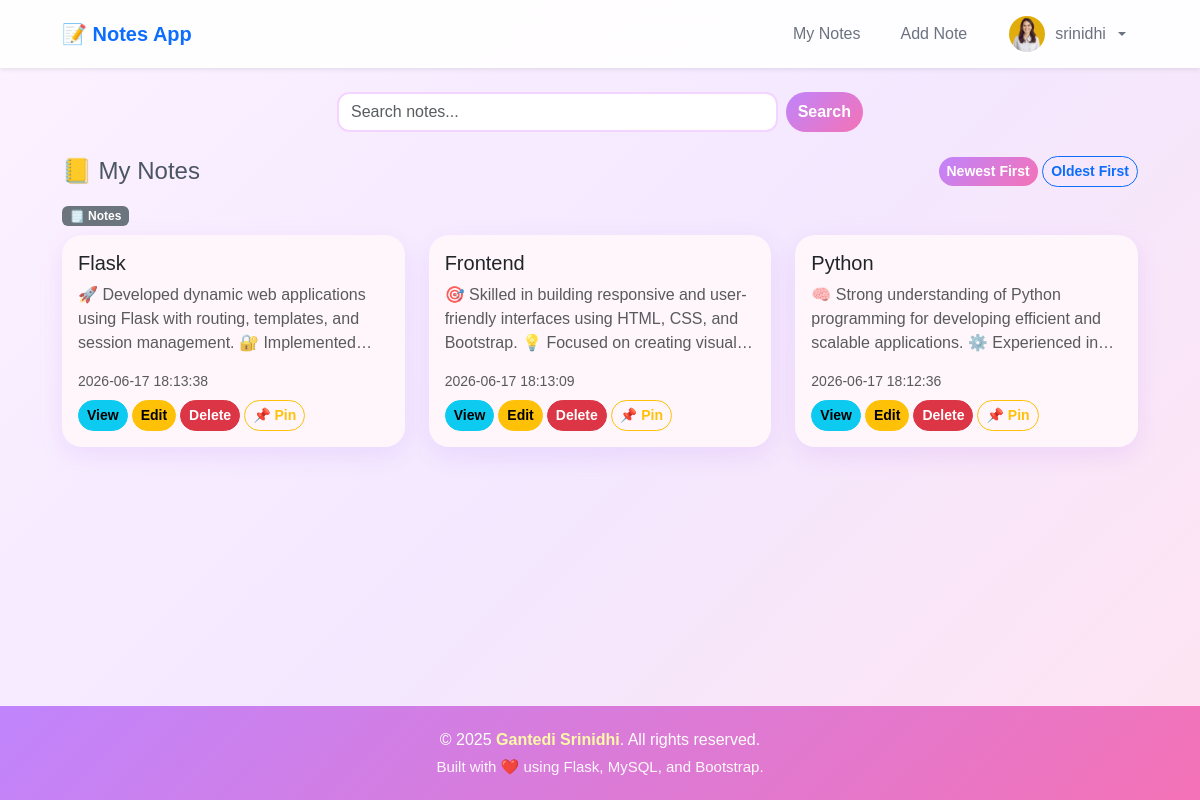
/viewall (signed in), run on the app's committed database.
### tables this page shows
CREATE TABLE notes (
    id INTEGER PRIMARY KEY AUTOINCREMENT,
    title TEXT NOT NULL,
    content TEXT NOT NULL,
    user_id INTEGER NOT NULL,
    created_at TIMESTAMP DEFAULT CURRENT_TIMESTAMP,
    is_pinned INTEGER DEFAULT 0,
    FOREIGN KEY (user_id) REFERENCES users (id)
);

### app.py (the view)
@app.route('/viewall')
def viewall():
    if 'user_id' not in session:
        return redirect('/login')
    user_id = session['user_id']
    sort = request.args.get('sort', 'newest')  # default newest
    order = "DESC" if sort == 'newest' else "ASC"
    conn = get_db_connection()
    cur = conn.cursor()
    cur.execute(f"""
        SELECT id, title, content, created_at, is_pinned
        FROM notes WHERE user_id = ?
        ORDER BY is_pinned DESC, created_at {order}
    """, (user_id,))
    rows = cur.fetchall()
    notes = []
    for row in rows:
        notes.append({
            "id": row[0],
            "title": row[1],
            "content": row[2],
            "created_at": row[3],
            "is_pinned": row[4]
        })
    cur.close()
    conn.close()
    return render_template('viewnotes.html', notes=notes, sort=sort)

### app.py (called while the page is built)
def get_db_connection():
    conn = sqlite3.connect('notes.db')
    conn.row_factory = sqlite3.Row
    return conn

### templates/viewnotes.html (shortened to what this page needs)
{% extends 'base.html' %}
{% block content %}
<div class="row mb-4">
  <div class="col-md-8 col-lg-6 mx-auto">
    <form action="{{ url_for('search') }}" method="POST" class="d-flex gap-2">
      <input type="text" name="query" class="form-control" placeholder="Search notes..." required>
      <button type="submit" class="btn btn-primary">Search</button>
    </form>
  </div>
</div>
<div class="d-flex justify-content-between align-items-center mb-3 flex-wrap gap-2">
  <h4 class="mb-0">📒 My Notes</h4>
  <div>
    <a href="{{ url_for('viewall', sort='newest') }}"
       class="btn btn-sm {% if sort == 'newest' %}btn-primary{% else %}btn-outline-primary{% endif %}">
      Newest First
    </a>
    <a href="{{ url_for('viewall', sort='oldest') }}"
       class="btn btn-sm {% if sort == 'oldest' %}btn-primary{% else %}btn-outline-primary{% endif %}">
      Oldest First
    </a>
  </div>
</div>
{% set pinned = notes | selectattr('is_pinned', 'equalto', 1) | list %}
{% set unpinned = notes | selectattr('is_pinned', 'equalto', 0) | list %}
{% if unpinned %}
<div class="mb-2">
  <span class="badge bg-secondary">🗒️ Notes</span>
</div>
<div class="row">
  {% for note in unpinned %}
    <div class="col-12 col-md-6 col-lg-4 mb-4">
      <div class="card h-100">
        <div class="card-body d-flex flex-column">
          <h5 class="card-title text-truncate">{{ note.title }}</h5>
          <p class="card-text text-muted flex-grow-1" style="overflow: hidden; display: -webkit-box; -webkit-line-clamp: 3; -webkit-box-orient: vertical;">
            {{ note.content }}
          </p>
          <p class="mb-2 text-muted small">{{ note.created_at }}</p>
          <div class="d-flex flex-wrap gap-1">
            <a class="btn btn-sm btn-info" href="{{ url_for('viewnotes', note_id=note.id) }}">View</a>
            <a class="btn btn-sm btn-warning" href="{{ url_for('updatenote', note_id=note.id) }}">Edit</a>
            <form action="{{ url_for('deletenote', note_id=note.id) }}" method="POST" class="d-inline">
              <button class="btn btn-sm btn-danger" type="submit" onclick="return confirm('Delete this note?')">Delete</button>
            </form>
            <form action="{{ url_for('pinnote', note_id=note.id) }}" method="POST" class="d-inline">
              <button class="btn btn-sm btn-outline-warning" type="submit">📌 Pin</button>
            </form>
          </div>
        </div>
      </div>
    </div>
  {% endfor %}
</div>
{% endif %}
{% endblock %}

### templates/base.html (shortened to what this page needs)
<!DOCTYPE html>
<html lang="en">
<head>
  <link href="https://cdn.jsdelivr.net/npm/bootstrap@5.3.2/dist/css/bootstrap.min.css" rel="stylesheet">
  <link rel="stylesheet" href="{{ url_for('static', filename='style.css') }}">
</head>
<body class="d-flex flex-column min-vh-100">
<nav class="navbar navbar-expand-lg navbar-light bg-white shadow-sm">
  <div class="container">
    <a class="navbar-brand fw-bold text-primary"
       href="{% if session.get('username') %}{{ url_for('viewall') }}{% else %}{{ url_for('home') }}{% endif %}">
      📝 Notes App
    </a>
    <div class="collapse navbar-collapse" id="navbarNav">
      <ul class="navbar-nav ms-auto align-items-center gap-3">
        {% if session.get('username') %}
          <li class="nav-item">
            <a class="nav-link" href="{{ url_for('viewall') }}">My Notes</a>
          </li>
          <li class="nav-item">
            <a class="nav-link" href="{{ url_for('addnote') }}">Add Note</a>
          </li>
          <li class="nav-item dropdown">
            <a class="nav-link dropdown-toggle d-flex align-items-center gap-2"
               href="#" role="button" data-bs-toggle="dropdown">
             {% if session.get('profile_pic') %}
            <img src="{{ url_for('static', filename='uploads/' + session.get('profile_pic')) }}"
            class="nav-profile-pic"
            alt="Profile">
            {% else %}
                <div class="rounded-circle bg-primary text-white d-flex justify-content-center align-items-center"
                 style="width:35px;height:35px;">
            {{ session.get('username')[0].upper() }}
  </div>
{% endif %}
              {{ session.get('username') }}
            </a>
          </li>
        {% endif %}
      </ul>
    </div>
  </div>
</nav>
<main class="container my-4 flex-grow-1">
  {% block content %}{% endblock %}
</main>
<footer class="custom-footer mt-auto">
    <div class="container">
        <p class="mb-1">
            © 2025 <strong>Gantedi Srinidhi</strong>. All rights reserved.
        </p>
        <p class="mb-0 footer-subtitle">
            Built with ❤️ using Flask, MySQL, and Bootstrap.
        </p>
    </div>
</footer>
</body>
</html>

### static/style.css (style rules this page uses)
ul { list-style: none; margin: 0; padding: 0; }
a { text-decoration: none !important; }
body { background: linear-gradient(135deg, #fdf2ff, #f3e8ff, #ffe4f2); font-family: 'Poppins', sans-serif; min-height: 100vh; color: #4b5563; }
.navbar { background: rgba(255, 255, 255, 0.9) !important; backdrop-filter: blur(12px); box-shadow: 0 4px 15px rgba(168, 85, 247, 0.12); z-index: 1050; }
.navbar-nav { display: flex; align-items: center; gap: 10px; }
.nav-link { color: #6b7280 !important; font-weight: 500; padding: 6px 12px !important; border-radius: 10px; }
.container { max-width: 1100px; }
.card { border-radius: 20px; border: none; background: #fef6fb; box-shadow: 0 8px 25px rgba(168, 85, 247, 0.12); transition: 0.3s; }
.btn { border-radius: 40px; font-weight: 600; }
.btn-primary { background: linear-gradient(135deg, #c084fc, #f472b6); border: none; }
.form-control { border-radius: 12px; border: 2px solid #f3d5ff; }
footer { background: linear-gradient(135deg, #c084fc, #f472b6); color: white; text-align: center; padding: 20px; }
.nav-profile-pic { width:40px; height:40px; border-radius:50%; object-fit:cover; border:2px solid white; }
.custom-footer { background: linear-gradient(135deg, #c084fc, #f472b6); color: white; text-align: center; padding: 22px 10px; margin-top: auto; }
.custom-footer p { margin: 0; }
.footer-subtitle { margin-top: 8px; font-size: 15px; opacity: 0.95; }
.custom-footer strong { color: #fff9a8; font-weight: 700; }

### data on the page
notes: title "Flask", content "🚀 Developed dynamic web applications using Flask with routing, templates, and session management. 🔐…", created_at "2026-06-17 18:13:38"
notes: title "Frontend", content "🎯 Skilled in building responsive and user-friendly interfaces using HTML, CSS, and Bootstrap. 💡 Focused on creating…", created_at "2026-06-17 18:13:09"
notes: title "Python", content "🧠 Strong understanding of Python programming for developing efficient and scalable applications. ⚙️ Experienced…", created_at "2026-06-17 18:12:36"

### other printed values
{{ session.get('username') }} "srinidhi"
